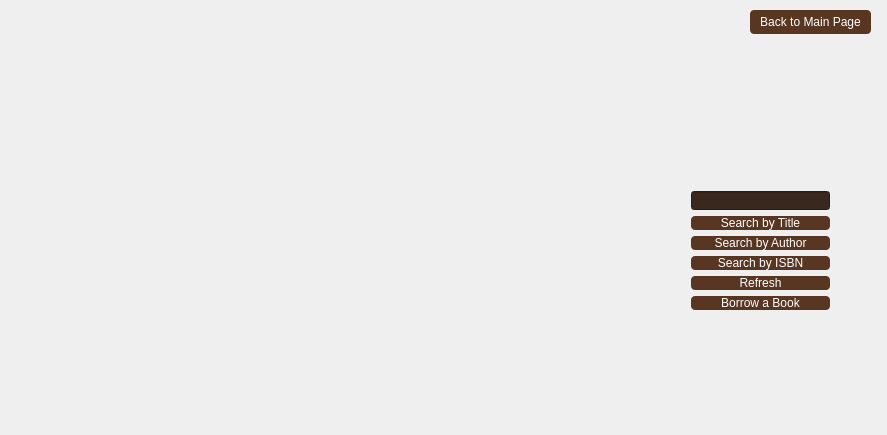
<?xml version="1.0" encoding="UTF-8"?>
<ui version="4.0">
 <class>Borrow</class>
 <widget class="QDialog" name="Borrow">
  <property name="geometry">
   <rect>
    <x>0</x>
    <y>0</y>
    <width>887</width>
    <height>435</height>
   </rect>
  </property>
  <property name="windowTitle">
   <string>Borrow</string>
  </property>
  <widget class="QWidget" name="widget" native="true">
   <property name="geometry">
    <rect>
     <x>-10</x>
     <y>0</y>
     <width>901</width>
     <height>451</height>
    </rect>
   </property>
   <property name="styleSheet">
    <string notr="true">#widget{
border-image: url(:/MainWindow/mylibrary.jpg);
  color:white;
}</string>
   </property>
   <widget class="QPushButton" name="backBtn">
    <property name="geometry">
     <rect>
      <x>760</x>
      <y>10</y>
      <width>121</width>
      <height>24</height>
     </rect>
    </property>
    <property name="styleSheet">
     <string notr="true">#backBtn{
color:white;
background-color:rgb(88, 54, 34);

border-width:0px;
border-radius:4px;
}

#backBtn:hover{
background-color:rgb(99, 60, 52);
}</string>
    </property>
    <property name="text">
     <string>Back to Main Page</string>
    </property>
   </widget>
   <widget class="QWidget" name="widget_2" native="true">
    <property name="geometry">
     <rect>
      <x>50</x>
      <y>40</y>
      <width>811</width>
      <height>371</height>
     </rect>
    </property>
    <property name="styleSheet">
     <string notr="true">#widget_2{
border-image: url(:/MainWindow/page.jpg);
  color:white;
}</string>
    </property>
    <widget class="QTableView" name="tableView">
     <property name="geometry">
      <rect>
       <x>0</x>
       <y>0</y>
       <width>631</width>
       <height>371</height>
      </rect>
     </property>
     <property name="styleSheet">
      <string notr="true">#tableView{
background:transparent;
  color:rgb(88, 54, 34);
}</string>
     </property>
    </widget>
    <widget class="QWidget" name="layoutWidget">
     <property name="geometry">
      <rect>
       <x>640</x>
       <y>140</y>
       <width>161</width>
       <height>141</height>
      </rect>
     </property>
     <layout class="QVBoxLayout" name="verticalLayout">
      <item>
       <widget class="QLineEdit" name="search">
        <property name="styleSheet">
         <string notr="true">#search{
	background-color: rgb(56, 40, 30);
color:white;
}
</string>
        </property>
       </widget>
      </item>
      <item>
       <widget class="QPushButton" name="SearchTitleBtn">
        <property name="styleSheet">
         <string notr="true">#SearchTitleBtn{
color:white;
background-color:rgb(88, 54, 34);

border-width:0px;
border-radius:4px;
}

#SearchTitleBtn:hover{
background-color:rgb(99, 60, 52);
}</string>
        </property>
        <property name="text">
         <string>Search by Title</string>
        </property>
       </widget>
      </item>
      <item>
       <widget class="QPushButton" name="SearchAuthorBtn">
        <property name="styleSheet">
         <string notr="true">#SearchAuthorBtn{
color:white;
background-color:rgb(88, 54, 34);

border-width:0px;
border-radius:4px;
}

#SearchAuthorBtn:hover{
background-color:rgb(99, 60, 52);
}</string>
        </property>
        <property name="text">
         <string>Search by Author</string>
        </property>
       </widget>
      </item>
      <item>
       <widget class="QPushButton" name="SearchIsbnBtn">
        <property name="styleSheet">
         <string notr="true">#SearchIsbnBtn{
color:white;
background-color:rgb(88, 54, 34);

border-width:0px;
border-radius:4px;
}

#SearchIsbnBtn:hover{
background-color:rgb(99, 60, 52);
}</string>
        </property>
        <property name="text">
         <string>Search by ISBN</string>
        </property>
       </widget>
      </item>
      <item>
       <widget class="QPushButton" name="RefreshBtn">
        <property name="styleSheet">
         <string notr="true">#RefreshBtn{
color:white;
background-color:rgb(88, 54, 34);

border-width:0px;
border-radius:4px;
}

#RefreshBtn:hover{
background-color:rgb(99, 60, 52);
}</string>
        </property>
        <property name="text">
         <string>Refresh</string>
        </property>
       </widget>
      </item>
      <item>
       <widget class="QPushButton" name="borrowBtn">
        <property name="styleSheet">
         <string notr="true">#borrowBtn{
color:white;
background-color:rgb(88, 54, 34);

border-width:0px;
border-radius:4px;
}

#borrowBtn:hover{
background-color:rgb(99, 60, 52);
}</string>
        </property>
        <property name="text">
         <string>Borrow a Book</string>
        </property>
       </widget>
      </item>
     </layout>
    </widget>
   </widget>
  </widget>
 </widget>
 <layoutdefault spacing="6" margin="11"/>
 <resources>
  <include location="mainwindow.qrc"/>
 </resources>
 <connections/>
</ui>
